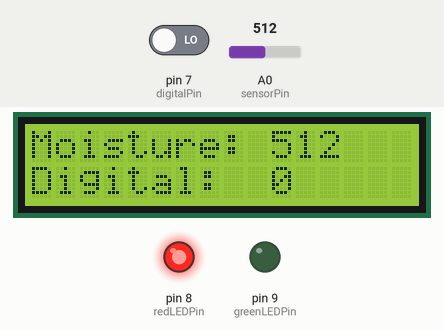
Recording of a sketch running on a simulated Arduino Uno, built with avr-gcc and run on an emulated ATmega328P. On the bench: 16×2 character LCD, output pins drawn as LEDs (lit = HIGH). The test bench sets the inputs (shaded band); at power-on: pin 7 (digitalPin) LOW, A0 (sensorPin) = 512. What the sketch prints to the serial monitor is not drawn.

Above: at 1.2 s.
1.3 s: pin 7 (digitalPin) driven HIGH
At 3.3 s:
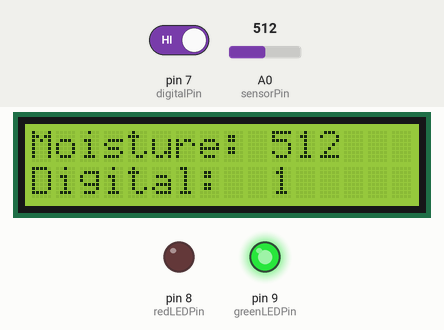
3.6 s: A0 (sensorPin) set to 716
At 4.5 s:
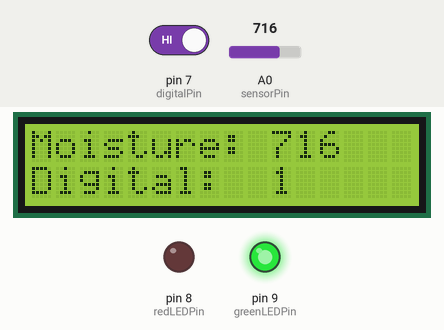
5.6 s: A0 (sensorPin) set to 900
At 6.7 s:
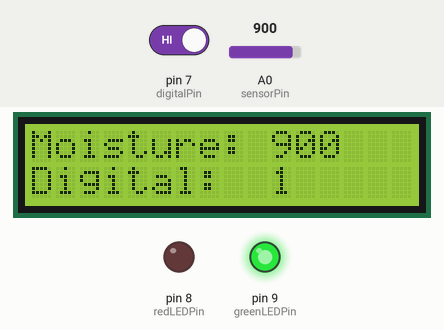
7.7 s: pin 7 (digitalPin) driven LOW
At 8.9 s:
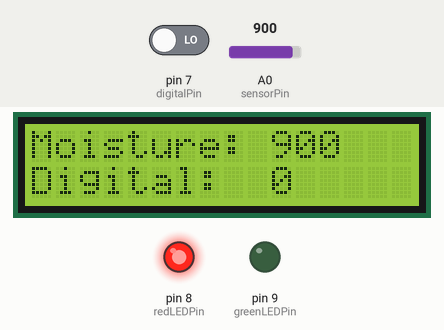
9.7 s: A0 (sensorPin) set to 1023
At 11.1 s:
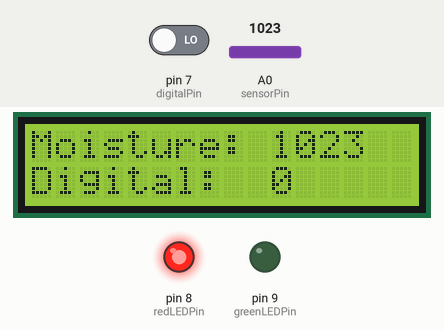
Timing chart, 0 to 12.7 s (numbered marks = the images above; inputs shaded):
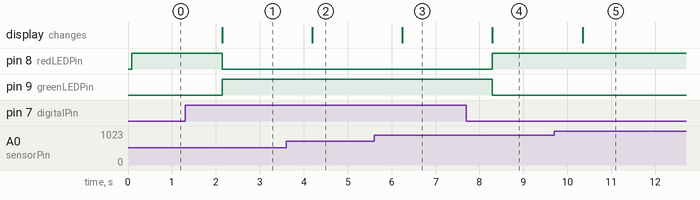

The sketch:

Soil_moisture_sensor_module.ino
```cpp
#include <Wire.h>
#include <LiquidCrystal_I2C.h>

const int sensorPin = A0; // Analog pin connected to AO
const int digitalPin = 7; // Digital pin connected to DO
const int redLEDPin = 8;  // Digital pin connected to red LED
const int greenLEDPin = 9; // Digital pin connected to green LED

int sensorValue = 0;      // Variable to store the analog sensor value
int digitalValue = 0;     // Variable to store the digital sensor value

LiquidCrystal_I2C lcd(0x27, 16, 2); // Set the LCD address to 0x27 for a 16 chars and 2 line display

void setup() {
  pinMode(digitalPin, INPUT); // Set the digital pin as input
  pinMode(redLEDPin, OUTPUT); // Set the red LED pin as output
  pinMode(greenLEDPin, OUTPUT); // Set the green LED pin as output

  lcd.init(); // Initialize the LCD
  lcd.backlight(); // Turn on the backlight
  Serial.begin(9600); // Initialize serial communication
}

void loop() {
  sensorValue = analogRead(sensorPin); // Read the analog value from the sensor
  digitalValue = digitalRead(digitalPin); // Read the digital value from the sensor

  // Print to the Serial Monitor
  Serial.print("Soil Moisture (Analog): ");
  Serial.println(sensorValue);
  Serial.print("Soil Moisture (Digital): ");
  Serial.println(digitalValue);

  // Display the sensor values on the LCD
  lcd.setCursor(0, 0); // Set the cursor to column 0, line 0
  lcd.print("Moisture: ");
  lcd.setCursor(10, 0); // Set the cursor to column 10, line 0
  lcd.print(sensorValue);
  lcd.setCursor(0, 1); // Set the cursor to column 0, line 1
  lcd.print("Digital: ");
  lcd.setCursor(10, 1); // Set the cursor to column 10, line 1
  lcd.print(digitalValue);

  // Control LEDs based on the digital value
  if (digitalValue == HIGH) {
    digitalWrite(greenLEDPin, HIGH); // Turn on green LED
    digitalWrite(redLEDPin, LOW); // Turn off red LED
  } else {
    digitalWrite(greenLEDPin, LOW); // Turn off green LED
    digitalWrite(redLEDPin, HIGH); // Turn on red LED
  }

  delay(1000); // Wait for a second before taking another reading
}
```

Measured:
- after the input at 1.3 s, pin 8 (redLEDPin): HIGH → LOW after 0.84 s; pin 9 (greenLEDPin): LOW → HIGH after 0.84 s; the display: changes after 0.84 s (image 1)
- after the input at 3.6 s, the display: changes after 0.59 s (image 2)
- after the input at 5.6 s, the display: changes after 0.64 s (image 3)
- after the input at 7.7 s, pin 8 (redLEDPin): LOW → HIGH after 0.59 s; pin 9 (greenLEDPin): HIGH → LOW after 0.59 s; the display: changes after 0.59 s (image 4)
- after the input at 9.7 s, the display: changes after 0.65 s (image 5)
